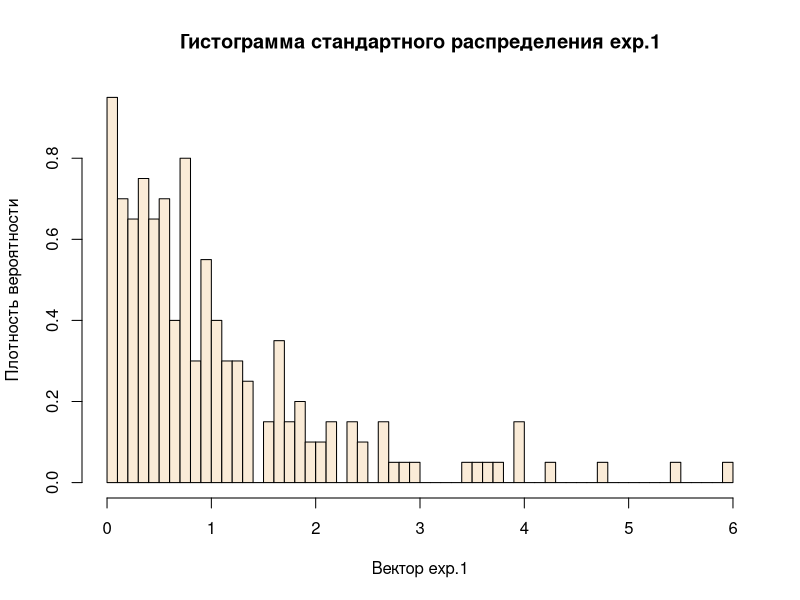
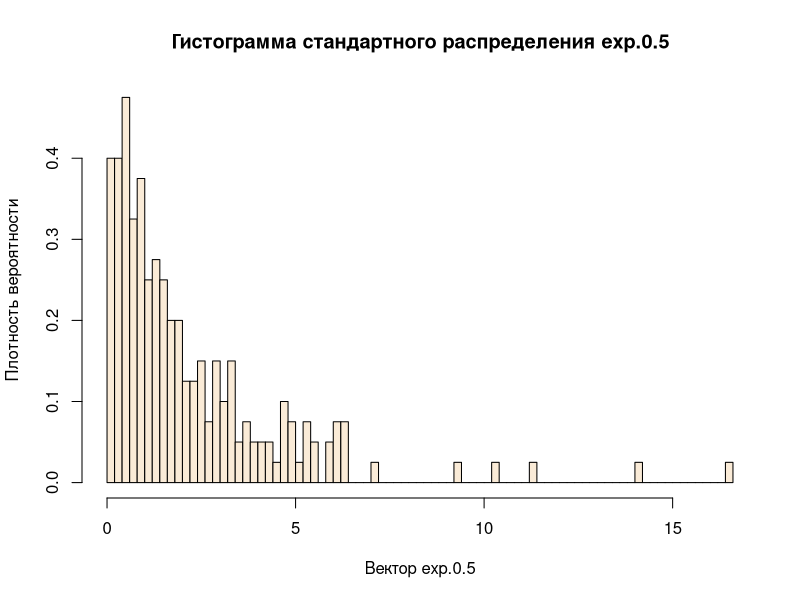
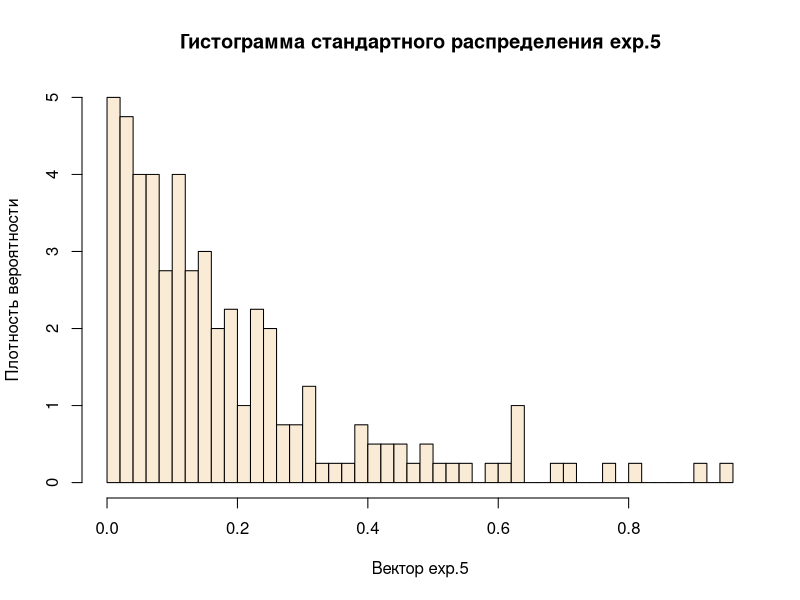
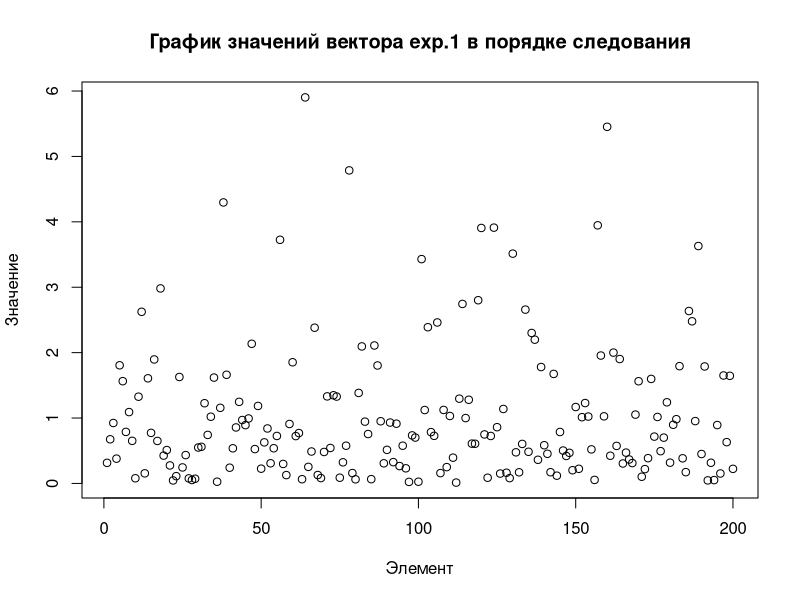
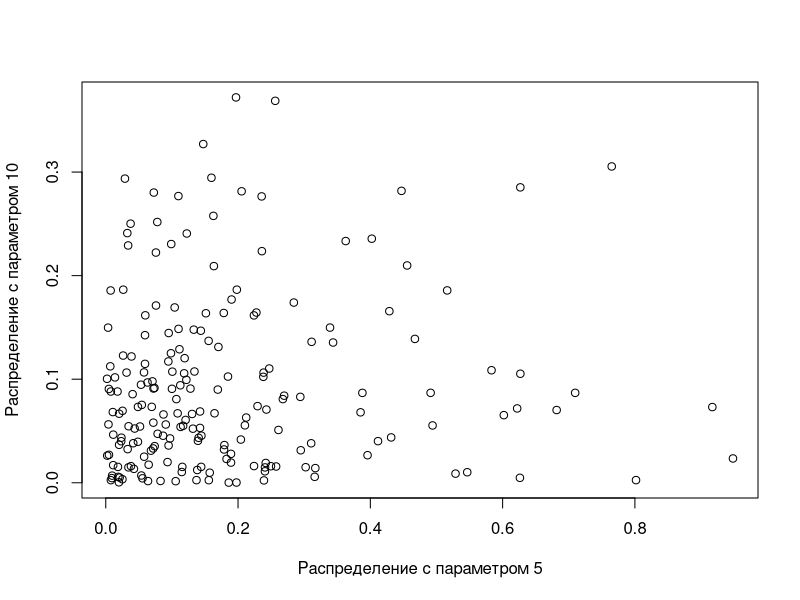
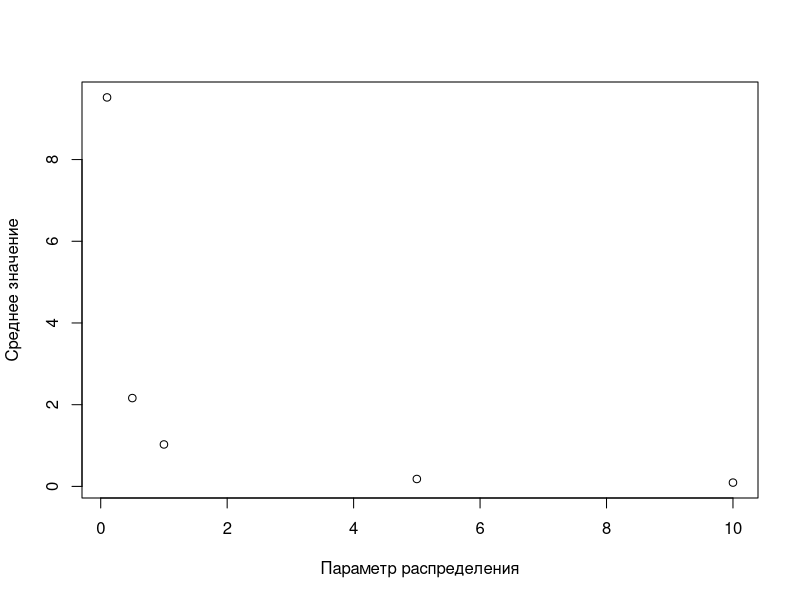
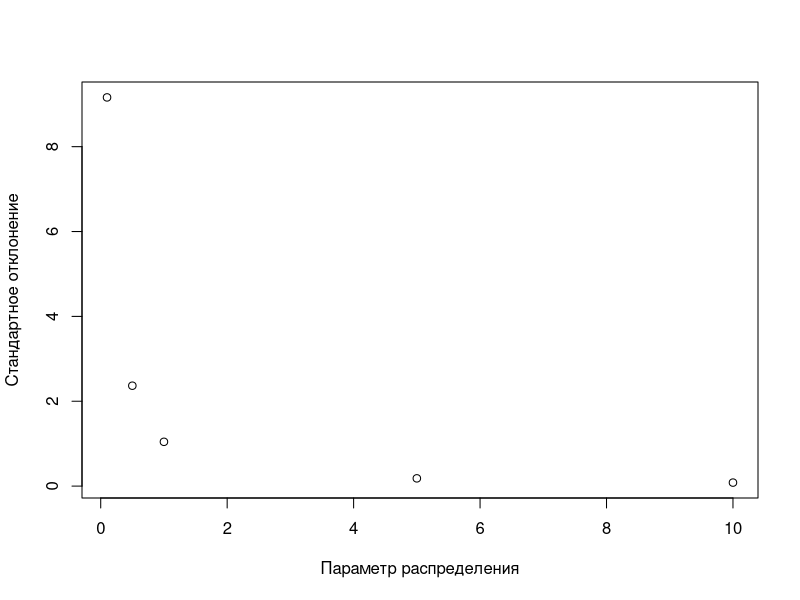
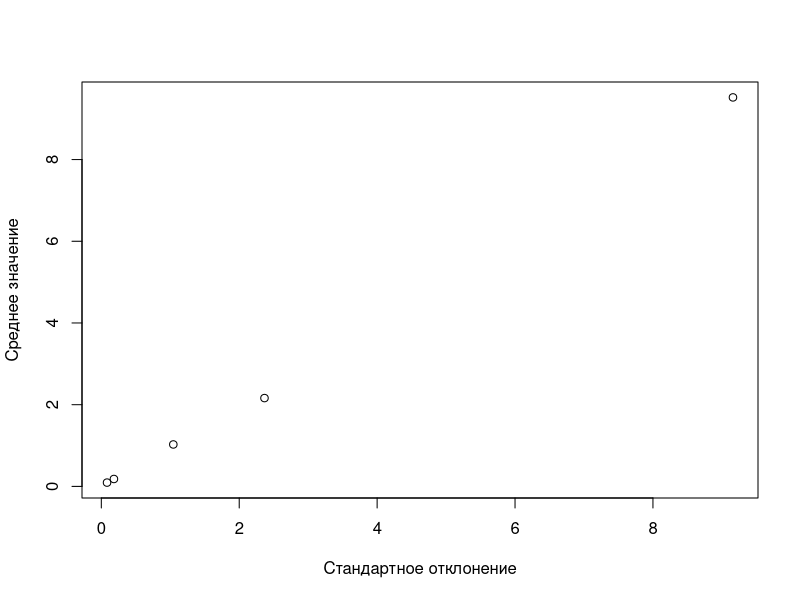

The R source for these figures, in order:
## ---- chunk 1
exp.1 <- rexp(n=200)
exp.1_mean <- mean(exp.1) #среднее арифметическое значение элементов вектора exp.1
exp.1_std <- sd(exp.1) # стандартное отклонение
exp.1_std1 <- sqrt(var(exp.1))
## ---- chunk 2
exp.0.1 <- rexp(n=200, rate = 0.1)
exp.0.1_mean <- mean(exp.0.1) 
exp.0.1_std <- sd(exp.0.1)

exp.0.5 <- rexp(n=200, rate = 0.5)
exp.0.5_mean <- mean(exp.0.5) 
exp.0.5_std <- sd(exp.0.5)

exp.5 <- rexp(n=200, rate = 5)
exp.5_mean <- mean(exp.5) 
exp.5_std <- sd(exp.5)

exp.10 <- rexp(n=200, rate = 10)
exp.10_mean <- mean(exp.10) 
exp.10_std <- sd(exp.10)
## ---- chunk 3
std_values <- c(exp.1_std, exp.0.1_std, exp.0.5_std, exp.5_std, exp.10_std)
mean_values <- c(exp.1_mean, exp.0.1_mean, exp.0.5_mean, exp.5_mean, exp.10_mean)
vectors <- c("exp.1", "exp.0.1", "exp.0.5", "exp.5","exp.10")
table <- data.frame("Вектор"=vectors,"Среднее_значение"=mean_values, "Стандартное_отклонение"=std_values)
## ---- chunk 4
library(knitr)
kable(table, align = c('c','c','c'))

## ---- chunk 5
  hist(exp.1, breaks = 60, col="antiquewhite", ylab="Плотность вероятности", xlab="Вектор exp.1", main="Гистограмма стандартного распределения exp.1", freq = FALSE)
## ---- chunk 6
  hist(exp.0.5, breaks = 60, col="antiquewhite", ylab="Плотность вероятности", xlab="Вектор exp.0.5", main="Гистограмма стандартного распределения exp.0.5", freq = FALSE)
## ---- chunk 7
  hist(exp.5, breaks = 60, col="antiquewhite", ylab="Плотность вероятности", xlab="Вектор exp.5", main="Гистограмма стандартного распределения exp.5", freq = FALSE)
## ---- chunk 8
plot(exp.1, xlab="Элемент", ylab="Значение", main="График значений вектора exp.1 в порядке следования")
## ---- chunk 9
plot(exp.5, exp.10, xlab = "Распределение с параметром 5", ylab = "Распределение с параметром 10")
## ---- chunk 10
exp.means <- c(exp.1_mean, exp.0.1_mean, exp.0.5_mean, exp.5_mean, exp.10_mean)
## ---- chunk 11
lambda <- c(1,0.1,0.5,5,10)
## ---- chunk 12
plot(lambda, exp.means, xlab = "Параметр распределения", ylab = "Среднее значение")
## ---- chunk 13
exp.std <- c(exp.1_std, exp.0.1_std, exp.0.5_std, exp.5_std, exp.10_std)
plot(lambda, exp.std, xlab = "Параметр распределения", ylab = "Стандартное отклонение")
## ---- chunk 14
plot(exp.std, exp.means, xlab = "Стандартное отклонение", ylab = "Среднее значение")
## ---- chunk 15
huge.exp.1 <- rexp(n=1100000)
huge.exp.1_mean <- mean(huge.exp.1) 
huge.exp.1_std <- sd(huge.exp.1) 
huge.exp.1_mean # среднее арифметическое значение элементов вектора exp.1
huge.exp.1_std  # стандартное отклонение
## ---- chunk 16
  hist(huge.exp.1, breaks = 100, col="antiquewhite", ylab="Плотность вероятности", xlab="Вектор huge.exp.1", main="Гистограмма стандартного распределения вектора huge.exp.1", freq = FALSE)
## ---- chunk 17
huge.exp.1_more.than.1 <- huge.exp.1[huge.exp.1>1]
mean(huge.exp.1_more.than.1)
## ---- chunk 18
huge.exp.1.mat <- matrix(huge.exp.1, nrow = 1100, ncol = 1000)
hist(huge.exp.1.mat, breaks = 100, col="antiquewhite", ylab="Плотность вероятности", xlab="Элементы huge.exp.1.mat", main="Построение гистограммы с помощью матрицы huge.exp.1.mat", freq = FALSE)
## ---- chunk 19
col.137.mean <- mean(huge.exp.1.mat[,137])
col.137.mean
## ---- chunk 20
cols.mean <- apply(huge.exp.1.mat, 2, mean)
plot(cols.mean, xlab = "Порядковый номер стоблца", ylab = "Среднее значение", main = "Диаграмма средних значений стоблцов матрицы")
## ---- chunk 21
huge.exp.1.square <- huge.exp.1^2
mean(huge.exp.1.square) # среднее значение вектора квадратов
sd(huge.exp.1.square)   # стандартное отклонение
